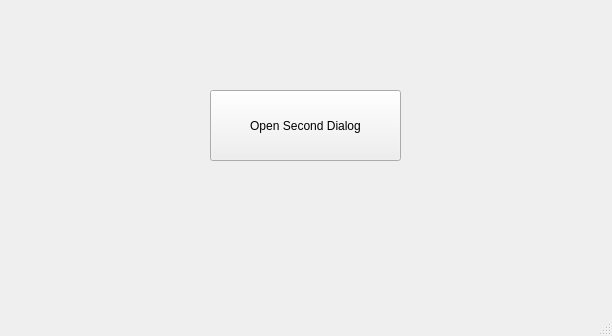
<?xml version="1.0" encoding="UTF-8"?>
<ui version="4.0">
 <class>MainWindow</class>
 <widget class="QMainWindow" name="MainWindow">
  <property name="geometry">
   <rect>
    <x>0</x>
    <y>0</y>
    <width>612</width>
    <height>336</height>
   </rect>
  </property>
  <property name="windowTitle">
   <string>MainWindow</string>
  </property>
  <widget class="QWidget" name="centralwidget">
   <widget class="QPushButton" name="pushButton">
    <property name="geometry">
     <rect>
      <x>210</x>
      <y>90</y>
      <width>191</width>
      <height>71</height>
     </rect>
    </property>
    <property name="text">
     <string>Open Second Dialog</string>
    </property>
   </widget>
  </widget>
  <widget class="QMenuBar" name="menubar">
   <property name="geometry">
    <rect>
     <x>0</x>
     <y>0</y>
     <width>612</width>
     <height>22</height>
    </rect>
   </property>
  </widget>
  <widget class="QStatusBar" name="statusbar"/>
 </widget>
 <resources/>
 <connections/>
</ui>
